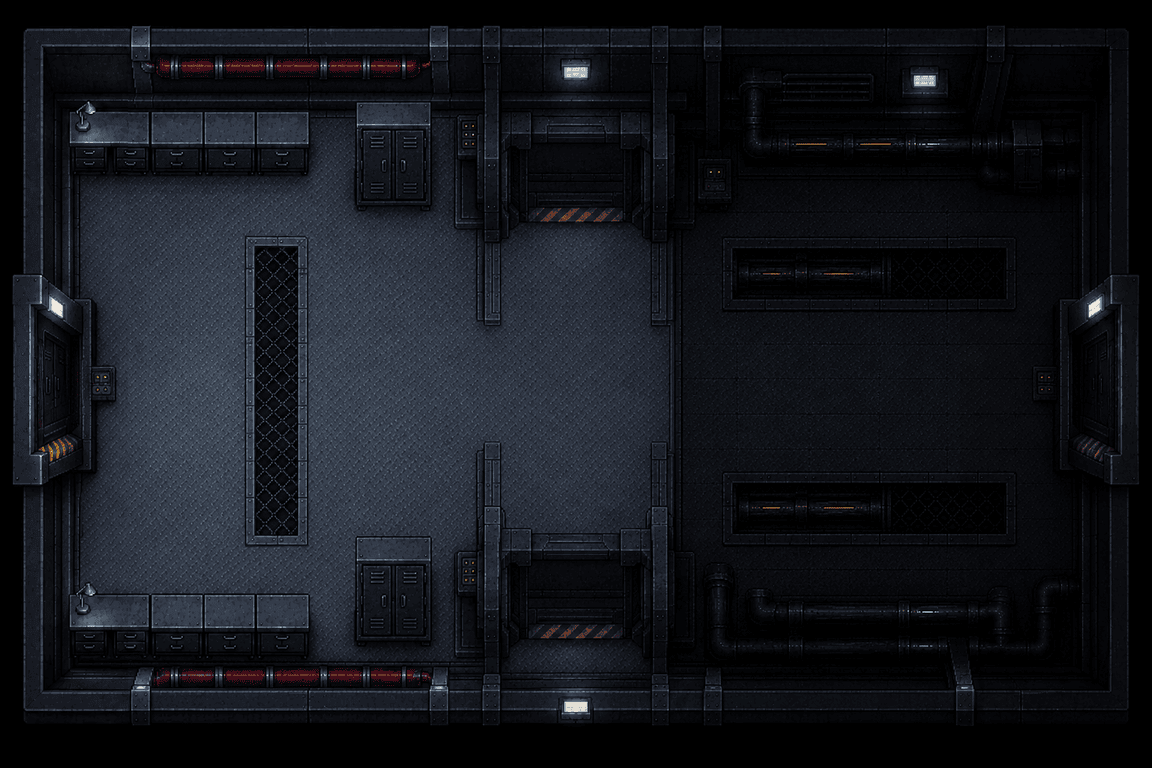

A level layout from a 2D game, rendered from its tile map. Below: a short description, then the map file with its tile-grid data intact:
An orthogonal 36x24 tile map with 32x32 px tiles, 1 tile layer (Tile Layer 1), 2 tilesets and 12 objects (8x wall, 2x locker, mainDoor, backDoor).

<map version="1.10" tiledversion="1.11.2" orientation="orthogonal" renderorder="right-down" width="36" height="24" tilewidth="32" tileheight="32" infinite="0" nextlayerid="3" nextobjectid="19">
 <tileset firstgid="1" source="../tilesets/transitionTunnels.tsx" />
 <tileset firstgid="1537" source="../tilesets/transitionTunnels2.tsx" />
 <layer id="1" name="Tile Layer 1" width="36" height="24">
  <data encoding="csv">
1537,1538,1539,1540,5,6,7,8,9,10,11,12,13,14,15,16,17,18,19,20,21,22,23,24,25,26,27,28,29,30,1567,1568,1569,1570,1571,1572,
1573,1574,1575,1576,41,42,43,44,45,46,47,48,49,50,51,52,53,54,55,56,57,58,59,60,61,62,63,64,65,66,1603,1604,1605,1606,1607,1608,
1609,1610,1611,1612,77,78,79,80,81,82,83,84,85,86,87,88,89,90,91,92,93,94,95,96,97,98,99,100,101,102,1639,1640,1641,1642,1643,1644,
1645,1646,1647,1648,113,114,115,116,117,118,119,120,121,122,123,124,125,126,127,128,129,130,131,132,133,134,135,136,137,138,1675,1676,1677,1678,1679,1680,
1681,1682,1683,1684,149,150,151,152,153,154,155,156,157,158,159,160,161,162,163,164,165,166,167,168,169,170,171,172,173,174,1711,1712,1713,1714,1715,1716,
1717,1718,1719,1720,185,186,187,188,189,190,191,192,193,194,195,196,197,198,199,200,201,202,203,204,205,206,207,208,209,210,1747,1748,1749,1750,1751,1752,
1753,1754,1755,1756,221,222,223,224,225,226,227,228,229,230,231,232,233,234,235,236,237,238,239,240,241,242,243,244,245,246,1783,1784,1785,1786,1787,1788,
1789,1790,1791,1792,257,258,259,260,261,262,263,264,265,266,267,268,269,270,271,272,273,274,275,276,277,278,279,280,281,282,1819,1820,1821,1822,1823,1824,
1825,1826,1827,1828,293,294,295,296,297,298,299,300,301,302,303,304,305,306,307,308,309,310,311,312,313,314,315,316,317,318,1855,1856,1857,1858,1859,1860,
1861,1862,1863,1864,329,330,331,332,333,334,335,336,337,338,339,340,341,342,343,344,345,346,347,348,349,350,351,352,353,354,1891,1892,1893,1894,1895,1896,
1897,1898,1899,1900,365,366,367,368,369,370,371,372,373,374,375,376,377,378,379,380,381,382,383,384,385,386,387,388,389,390,1927,1928,1929,1930,1931,1932,
1933,1934,1935,1936,401,402,403,404,405,406,407,408,409,410,411,412,413,414,415,416,417,418,419,420,421,422,423,424,425,426,1963,1964,1965,1966,1967,1968,
1969,1970,1971,1972,437,438,439,440,441,442,443,444,445,446,447,448,449,450,451,452,453,454,455,456,457,458,459,460,461,462,1999,2000,2001,2002,2003,2004,
2005,2006,2007,2008,473,474,475,476,477,478,479,480,481,482,483,484,485,486,487,488,489,490,491,492,493,494,495,496,497,498,2035,2036,2037,2038,2039,2040,
2041,2042,2043,2044,509,510,511,512,513,514,515,516,517,518,519,520,521,522,523,524,525,526,527,528,529,530,531,532,533,534,2071,2072,2073,2074,2075,2076,
2077,2078,2079,2080,545,546,547,548,549,550,551,552,553,554,555,556,557,558,559,560,561,562,563,564,565,566,567,568,569,570,2107,2108,2109,2110,2111,2112,
2113,2114,2115,2116,581,582,583,584,585,586,587,588,589,590,591,592,593,594,595,596,597,598,599,600,601,602,603,604,605,606,2143,2144,2145,2146,2147,2148,
2149,2150,2151,2152,617,618,619,620,621,622,623,624,625,626,627,628,629,630,631,632,633,634,635,636,637,638,639,640,641,642,2179,2180,2181,2182,2183,2184,
2185,2186,2187,2188,653,654,655,656,657,658,659,660,661,662,663,664,665,666,667,668,669,670,671,672,673,674,675,676,677,678,2215,2216,2217,2218,2219,2220,
2221,2222,2223,2224,689,690,691,692,693,694,695,696,697,698,699,700,701,702,703,704,705,706,707,708,709,710,711,712,713,714,2251,2252,2253,2254,2255,2256,
2257,2258,2259,2260,725,726,727,728,729,730,731,732,733,734,735,736,737,738,739,740,741,742,743,744,745,746,747,748,749,750,2287,2288,2289,2290,2291,2292,
2293,2294,2295,2296,761,762,763,764,765,766,767,768,769,770,771,772,773,774,775,776,777,778,779,780,781,782,783,784,785,786,2323,2324,2325,2326,2327,2328,
2329,2330,2331,2332,797,798,799,800,801,802,803,804,805,806,807,808,809,810,811,812,813,814,815,816,817,818,819,820,821,822,2359,2360,2361,2362,2363,2364,
2365,2366,2367,2368,833,834,835,836,837,838,839,840,841,842,843,844,845,846,847,848,849,850,851,852,853,854,855,856,857,858,2395,2396,2397,2398,2399,2400
</data>
 </layer>
 <objectgroup id="2" name="collisions">
  <object id="1" name="wall" x="34.8222" y="36.8706" width="1091.78" height="73.7411" />
  <object id="2" name="wall" x="27.652" y="662.646" width="1091.78" height="73.7411" />
  <object id="3" name="wall" x="483.413" y="52.2333" width="178.21" height="129.047" />
  <object id="4" name="wall" x="485.461" y="541.792" width="178.21" height="129.047" />
  <object id="5" name="wall" x="13.3132" y="38.9189" width="32.7761" height="691.323" />
  <object id="7" name="wall" x="1111.24" y="36.3584" width="32.7761" height="691.323" />
  <object id="8" name="locker" x="341.051" y="104.467" width="104.469" height="138.265" />
  <object id="9" name="mainDoor" x="1029.3" y="301.622" width="104.469" height="161.821" />
  <object id="10" name="locker" x="341.051" y="509.531" width="104.469" height="130.071" />
  <object id="11" name="backDoor" x="26.6275" y="300.085" width="104.469" height="161.821" />
  <object id="12" name="wall" x="67.5948" y="114.708" width="238.637" height="22.5322" />
  <object id="18" name="wall" x="67.0826" y="612.461" width="238.637" height="34.8224" />
 </objectgroup>
</map>
